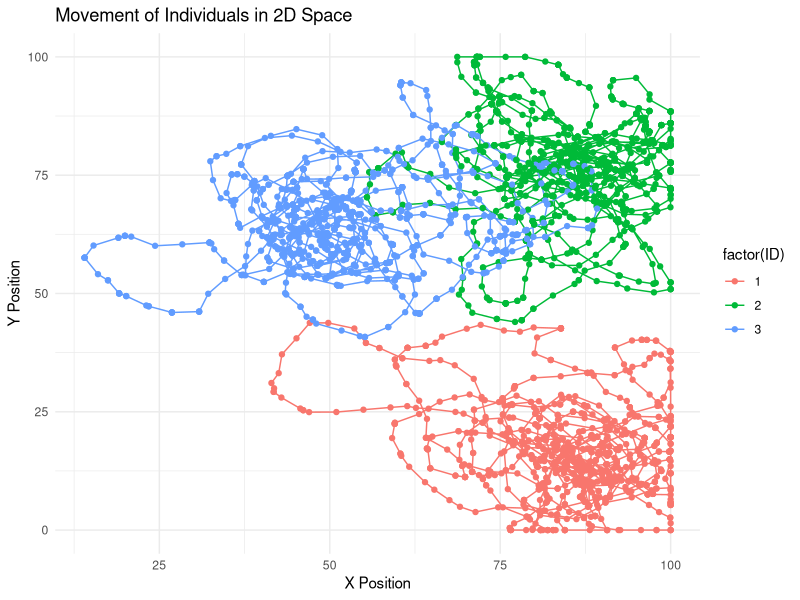

Write the R code that produced this figure.
set.seed(14)


# Sample from home range --------------------------------------------------

n_individ <- 10         #Population size
n_steps <- 100          #Number of time steps
space_size <- 100       #Size of 2D region
max_speed <- 10          #Max speed
HR_sd_max <- 20         #Maximum home range sd
HR_sd_min <- 5          #Minimum home range sd


#Uniform distribution to sample standard deviation (home range size)
HR_sd <- runif(n_individ, HR_sd_min, HR_sd_max) 

#Sample home range centers for each individual
HR_center <- data.frame(
  ID = 1:n_individ,
  x = runif(n_individ, 0, space_size),
  y = runif(n_individ, 0, space_size)
)

#Matrix to store positions over time
locations <- array(NA, dim=c(n_individ, 2, n_steps+1))
locations[,,1] <- as.matrix(HR_center[,c("x","y")])


#Simulate movement
for (t in 2:(n_steps+1)){
  for (i in 1:n_individ){
    
  #For every individual, sample a random point from home range
  proposed_x <- rnorm(1, mean=HR_center$x[i], sd=HR_sd[i])  
  proposed_y <- rnorm(1, mean=HR_center$y[i], sd=HR_sd[i])
  
  #Compute distance
  dx <- proposed_x - locations[i,1,t-1]
  dy <- proposed_y - locations[i,2,t-1]
  step_distance <- sqrt(dx^2 + dy^2)
  
  #If too far, move to max distance
  over_limit <- step_distance > max_speed
  dx[over_limit] <- dx[over_limit]/step_distance[over_limit]*max_speed
  dy[over_limit] <- dy[over_limit]/step_distance[over_limit]*max_speed
  
  #Define new positions
  locations[i,1,t] <- locations[i,1,t-1]+dx
  locations[i,2,t] <- locations[i,2,t-1]+dy

  #Keep within bounds
  locations[i,1,t] <- pmax(0,pmin(space_size, locations[i,1,t]))
  locations[i,2,t] <- pmax(0,pmin(space_size, locations[i,2,t])) 

  }
  }


# Recursive ---------------------------------------------------------------

library(circular)

n_individ <- 10               #Population size
n_steps <- 1000                #Number of time steps
space_size <- 100             #Size of 2D region
max_speed <- 4               #Max speed
cor.angle <- 0.6              #Correlation between successive angles
cor.speed <- 0.4              #Correlation between successive speeds
acceleration_strength <- 0.2  #Strength of acceleration towards center


#Sample home range centers for each individual
HR_center <- data.frame(
  ID = 1:n_individ,
  x = runif(n_individ, 0, space_size),
  y = runif(n_individ, 0, space_size)
)

#Sample starting speed and angle
speeds<- runif(n_individ, 0, max_speed)
angles <- runif(n_individ, 0, 2*pi)

#Matrix to store positions over time
locations <- array(NA, dim=c(n_individ, 2, n_steps+1))
locations[,,1] <- as.matrix(HR_center[,c("x","y")])
steps <- array(NA, dim=c(n_individ,2,n_steps+1))
steps[,1,1] <- speeds
steps[,2,1] <- angles

#Simulate movement
for (t in 2:(n_steps+1)){
  for (i in 1:n_individ){

#Create random variation in speed. If its greater than max, set to max. If its less than 0, set to 0.
noise_speed <- rnorm(1, mean=0, sd=sqrt(1-cor.speed^2)*max_speed)
steps[i,1,t] <- cor.speed * steps[i,1,t-1] + noise_speed
steps[i,1,t] <- ifelse(steps[i,1,t] >= max_speed, max_speed, ifelse(steps[i,1,t] <= 0, 0, steps[i,1,t]))

#Calculate angle to the center of home range
dx_to_center <- HR_center$x[i] - locations[i,1,t-1]
dy_to_center <- HR_center$y[i] - locations[i,2,t-1]
angle_to_center <- atan2(dy_to_center, dx_to_center)

#Sample random angle using von Mises distribution
new_angle <- circular::rvonmises(1, mu=circular(steps[i,2,t-1]), kappa=10*cor.angle)
new_angle <- as.numeric(new_angle)

#Angle plus bias toward the home range center
mean_angle <- atan2(sin(new_angle) + acceleration_strength * sin(angle_to_center),
                    cos(new_angle) + acceleration_strength * cos(angle_to_center))

#Updated direction
steps[i,2,t] <- mean_angle

#Update velocities
movement_x <- steps[i,1,t] * cos(steps[i,2,t])
movement_y <- steps[i,1,t] * sin(steps[i,2,t])

#Update positions
locations[i,1,t] <- locations[i,1,t-1] + movement_x
locations[i,2,t] <- locations[i,2,t-1] + movement_y

#Keep within bounds
locations[i,1,t] <- pmax(0,pmin(space_size, locations[i,1,t]))
locations[i,2,t] <- pmax(0,pmin(space_size, locations[i,2,t])) 

angles[i] <- mean_angle
}
}



#################################################################################################
#Plot results

library(ggplot2)

movement_data <- data.frame(
  ID = rep(1:n_individ, n_steps + 1),
  Time = rep(0:n_steps, each = n_individ),
  x = as.vector(locations[, 1, ]),
  y = as.vector(locations[, 2, ])
)

ggplot(movement_data[movement_data$ID <= 3, ], aes(x = x, y = y, color = factor(ID))) +
  geom_path() +
  geom_point() +
  labs(title = "Movement of Individuals in 2D Space", x = "X Position", y = "Y Position") +
  theme_minimal()
